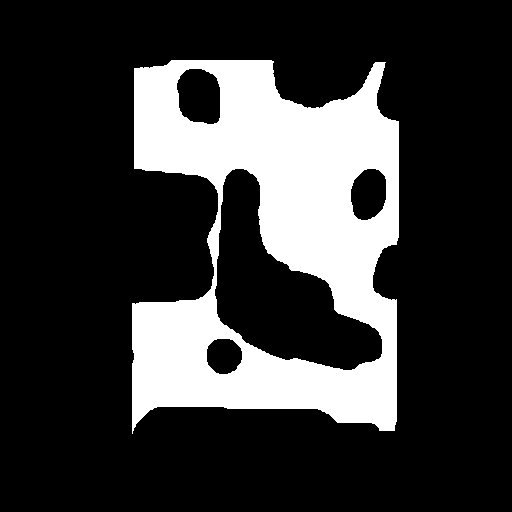
#> input picture opencv/image/binary.png, 512 x 512 px
$ python 8.py
#> lines starting #> are read from the running program, lines starting #| are printed output that depends on the picture; after the words box and inside, x2 and y2 are one past the last pixel; in counts of white or black regions, pixels touching at a corner belong together
import cv2
import numpy as np

# 读取二值图
img = cv2.imread("binary.png", 0)
#> img is the input picture: shape (512, 512); min 0, max 255, mean 55.9
ret, thresh = cv2.threshold(img, 127, 255, cv2.THRESH_BINARY)
#> thresh: shape (512, 512); 21.9% white; 1 white region, box (x1, y1, x2, y2) and area: (132, 60, 399, 434) 57510

# 结构元素（卷积核）
kernel = np.ones((5, 5), np.uint8)

# 腐蚀
erosion = cv2.erode(thresh, kernel, iterations=1)
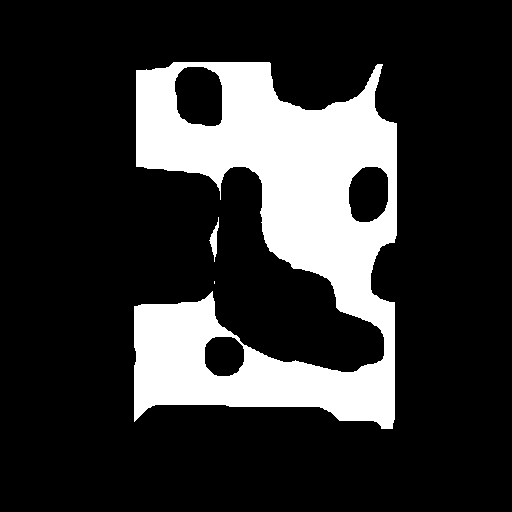
#> erosion: shape (512, 512); 19.7% white; 3 white regions (1 under 20 px), largest, box (x1, y1, x2, y2) and area: (134, 62, 397, 429) 51441, (209, 217, 219, 262) 178

# 膨胀
dilation = cv2.dilate(thresh, kernel, iterations=1)
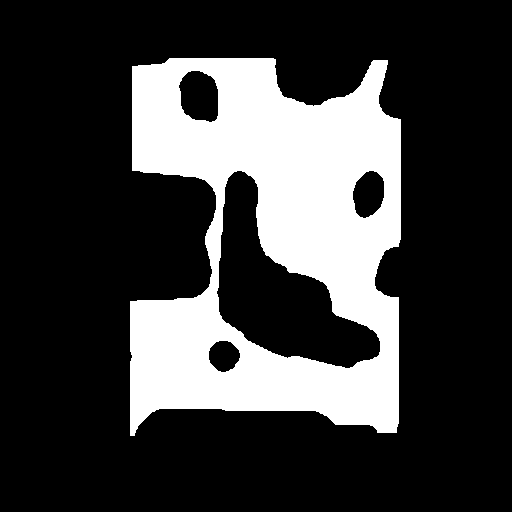
#> dilation: shape (512, 512); 24.2% white; 1 white region, box (x1, y1, x2, y2) and area: (130, 58, 401, 436) 63330

# 开运算（腐蚀+膨胀）
opening = cv2.morphologyEx(thresh, cv2.MORPH_OPEN, kernel)
#> opening: shape (512, 512); 21.9% white; 3 white regions, box (x1, y1, x2, y2) and area: (132, 60, 399, 431) 56901, (207, 215, 221, 264) 414, (212, 279, 217, 286) 35

# 闭运算（膨胀+腐蚀）
closing = cv2.morphologyEx(thresh, cv2.MORPH_CLOSE, kernel)
#> closing: shape (512, 512); 21.9% white; 1 white region, box (x1, y1, x2, y2) and area: (132, 60, 399, 434) 57522

# 形态学梯度（膨胀-腐蚀）
gradient = cv2.morphologyEx(thresh, cv2.MORPH_GRADIENT, kernel)
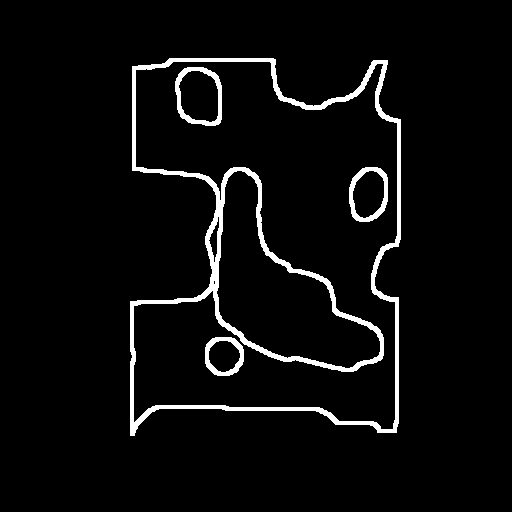
#> gradient: shape (512, 512); 4.5% white; 4 white regions, box (x1, y1, x2, y2) and area: (130, 58, 401, 436) 9676, (175, 67, 222, 126) 784, (349, 167, 388, 222) 688, (205, 337, 244, 376) 560

cv2.imshow("Original", thresh)
cv2.imshow("Opening", opening)
cv2.imshow("Gradient", gradient)
cv2.imshow("Closing", closing)
cv2.waitKey(0)
cv2.destroyAllWindows()
